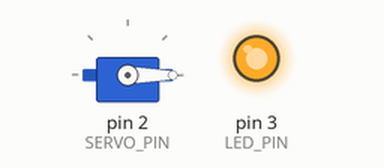
A sketch run on a simulated Arduino Uno, built with avr-gcc and run on an emulated ATmega328P. Parts: servo, output pins drawn as LEDs (lit = HIGH). What the sketch prints to the serial monitor is not drawn.

Above: at 0.1 s.
Timing chart, 0 to 1.6 s (numbered marks = the images above):
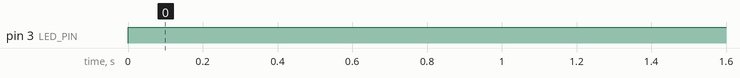

Measured:
- by itself, pin 3 (LED_PIN): LOW → HIGH at 0.00 s

The sketch:

smartTurnstile.ino
```cpp
// (licence header left out)
#include <Servo.h>

const int SERVO_PIN = 2;

const int OBSTACLE_SENSOR_PIN = 0;
const int LED_PIN = 3;

const int CLOSED = 0;
const int OPEN = 90;

Servo servo;

int  avoid;

void setup() {
   Serial.begin(9600);

   pinMode(OBSTACLE_SENSOR_PIN, INPUT);
   pinMode(LED_PIN, OUTPUT);

   servo.attach(SERVO_PIN);
}

void loop() {
   avoid = digitalRead(OBSTACLE_SENSOR_PIN);

   Serial.print("Avoid Sensor - ");
   Serial.println(avoid);

   if (avoid == HIGH){
      digitalWrite(LED_PIN, LOW);
      servo.write(OPEN);
   }
   else {
      digitalWrite(LED_PIN, HIGH);
      servo.write(CLOSED);
   }
}
```
